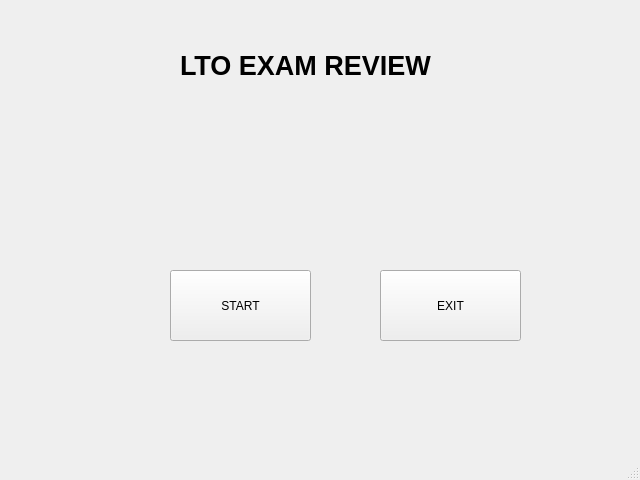
<?xml version="1.0" encoding="UTF-8"?>
<ui version="4.0">
 <class>MainWindow</class>
 <widget class="QMainWindow" name="MainWindow">
  <property name="geometry">
   <rect>
    <x>0</x>
    <y>0</y>
    <width>640</width>
    <height>480</height>
   </rect>
  </property>
  <property name="windowTitle">
   <string>MainWindow</string>
  </property>
  <widget class="QWidget" name="centralwidget">
   <widget class="QLabel" name="label">
    <property name="geometry">
     <rect>
      <x>180</x>
      <y>20</y>
      <width>281</width>
      <height>91</height>
     </rect>
    </property>
    <property name="font">
     <font>
      <pointsize>20</pointsize>
      <weight>75</weight>
      <bold>true</bold>
     </font>
    </property>
    <property name="text">
     <string>LTO EXAM REVIEW</string>
    </property>
   </widget>
   <widget class="QPushButton" name="pushButton">
    <property name="geometry">
     <rect>
      <x>170</x>
      <y>270</y>
      <width>141</width>
      <height>71</height>
     </rect>
    </property>
    <property name="text">
     <string>START</string>
    </property>
   </widget>
   <widget class="QPushButton" name="pushButton_2">
    <property name="geometry">
     <rect>
      <x>380</x>
      <y>270</y>
      <width>141</width>
      <height>71</height>
     </rect>
    </property>
    <property name="text">
     <string>EXIT</string>
    </property>
   </widget>
  </widget>
  <widget class="QStatusBar" name="statusbar"/>
 </widget>
 <resources/>
 <connections/>
</ui>
